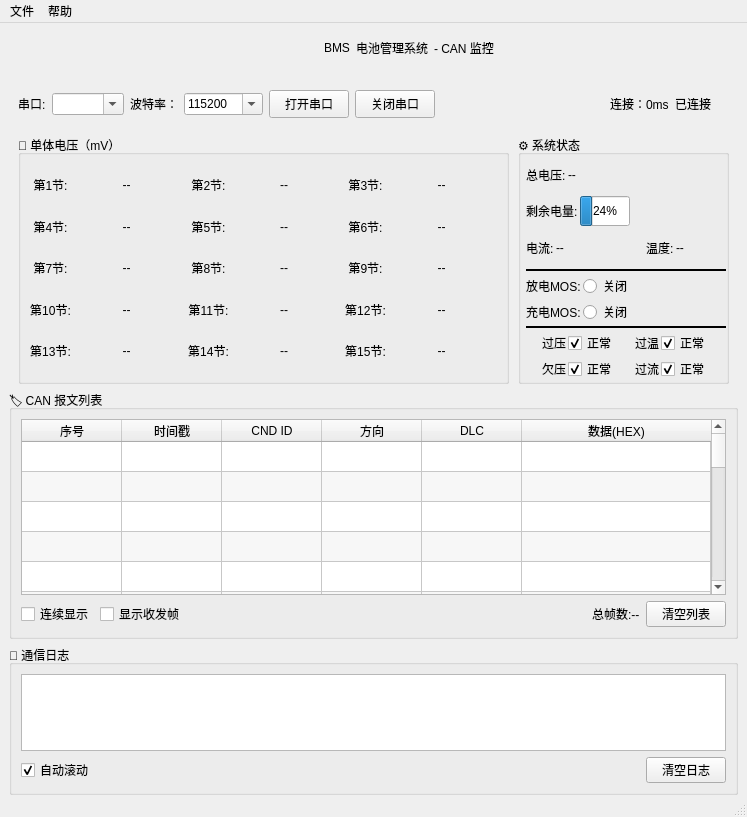
<?xml version="1.0" encoding="UTF-8"?>
<ui version="4.0">
 <class>MainWindow</class>
 <widget class="QMainWindow" name="MainWindow">
  <property name="geometry">
   <rect>
    <x>0</x>
    <y>0</y>
    <width>747</width>
    <height>817</height>
   </rect>
  </property>
  <property name="minimumSize">
   <size>
    <width>20</width>
    <height>61</height>
   </size>
  </property>
  <property name="windowTitle">
   <string>MainWindow</string>
  </property>
  <widget class="QWidget" name="centralwidget">
   <layout class="QVBoxLayout" name="verticalLayout_8" stretch="1,1,5,5,3">
    <property name="spacing">
     <number>6</number>
    </property>
    <property name="topMargin">
     <number>0</number>
    </property>
    <property name="bottomMargin">
     <number>0</number>
    </property>
    <item>
     <widget class="QWidget" name="widget_tile" native="true">
      <layout class="QHBoxLayout" name="horizontalLayout_3">
       <item>
        <spacer name="horizontalSpacer">
         <property name="orientation">
          <enum>Qt::Horizontal</enum>
         </property>
         <property name="sizeHint" stdset="0">
          <size>
           <width>40</width>
           <height>20</height>
          </size>
         </property>
        </spacer>
       </item>
       <item>
        <layout class="QHBoxLayout" name="horizontalLayout_2" stretch="0,0,0,0">
         <item>
          <widget class="QLabel" name="label_dianchi">
           <property name="minimumSize">
            <size>
             <width>64</width>
             <height>0</height>
            </size>
           </property>
           <property name="text">
            <string/>
           </property>
          </widget>
         </item>
         <item>
          <widget class="QLabel" name="label_3">
           <property name="styleSheet">
            <string notr="true"/>
           </property>
           <property name="text">
            <string>BMS</string>
           </property>
          </widget>
         </item>
         <item>
          <widget class="QLabel" name="label_2">
           <property name="styleSheet">
            <string notr="true"/>
           </property>
           <property name="text">
            <string>电池管理系统</string>
           </property>
          </widget>
         </item>
         <item>
          <widget class="QLabel" name="label">
           <property name="text">
            <string>- CAN 监控</string>
           </property>
          </widget>
         </item>
        </layout>
       </item>
       <item>
        <spacer name="horizontalSpacer_2">
         <property name="orientation">
          <enum>Qt::Horizontal</enum>
         </property>
         <property name="sizeHint" stdset="0">
          <size>
           <width>40</width>
           <height>20</height>
          </size>
         </property>
        </spacer>
       </item>
      </layout>
     </widget>
    </item>
    <item>
     <widget class="QWidget" name="widget_port" native="true">
      <layout class="QHBoxLayout" name="horizontalLayout_4">
       <item>
        <widget class="QLabel" name="label_port">
         <property name="font">
          <font>
           <pointsize>9</pointsize>
          </font>
         </property>
         <property name="text">
          <string>串口:</string>
         </property>
        </widget>
       </item>
       <item>
        <widget class="QComboBox" name="comboBox_port">
         <property name="minimumSize">
          <size>
           <width>0</width>
           <height>0</height>
          </size>
         </property>
         <property name="editable">
          <bool>true</bool>
         </property>
        </widget>
       </item>
       <item>
        <widget class="QLabel" name="label_baud">
         <property name="font">
          <font>
           <pointsize>9</pointsize>
          </font>
         </property>
         <property name="text">
          <string>波特率：</string>
         </property>
        </widget>
       </item>
       <item>
        <widget class="QComboBox" name="comboBox_baud">
         <property name="editable">
          <bool>true</bool>
         </property>
         <property name="currentText">
          <string>115200</string>
         </property>
         <property name="currentIndex">
          <number>4</number>
         </property>
         <item>
          <property name="text">
           <string>9600</string>
          </property>
         </item>
         <item>
          <property name="text">
           <string>19200</string>
          </property>
         </item>
         <item>
          <property name="text">
           <string>38400</string>
          </property>
         </item>
         <item>
          <property name="text">
           <string>57600</string>
          </property>
         </item>
         <item>
          <property name="text">
           <string>115200</string>
          </property>
         </item>
         <item>
          <property name="text">
           <string>250000</string>
          </property>
         </item>
         <item>
          <property name="text">
           <string>500000</string>
          </property>
         </item>
         <item>
          <property name="text">
           <string>1000000</string>
          </property>
         </item>
        </widget>
       </item>
       <item>
        <widget class="QPushButton" name="btn_open">
         <property name="minimumSize">
          <size>
           <width>80</width>
           <height>28</height>
          </size>
         </property>
         <property name="text">
          <string>打开串口</string>
         </property>
        </widget>
       </item>
       <item>
        <widget class="QPushButton" name="btn_close">
         <property name="minimumSize">
          <size>
           <width>80</width>
           <height>28</height>
          </size>
         </property>
         <property name="text">
          <string>关闭串口</string>
         </property>
        </widget>
       </item>
       <item>
        <spacer name="horizontalSpacer_3">
         <property name="orientation">
          <enum>Qt::Horizontal</enum>
         </property>
         <property name="sizeHint" stdset="0">
          <size>
           <width>40</width>
           <height>20</height>
          </size>
         </property>
        </spacer>
       </item>
       <item>
        <widget class="QLabel" name="label_ms">
         <property name="text">
          <string>连接：0ms</string>
         </property>
        </widget>
       </item>
       <item>
        <widget class="QLabel" name="label_link_status">
         <property name="text">
          <string>已连接</string>
         </property>
        </widget>
       </item>
       <item>
        <widget class="QLabel" name="label_link_dot">
         <property name="minimumSize">
          <size>
           <width>12</width>
           <height>12</height>
          </size>
         </property>
         <property name="text">
          <string/>
         </property>
        </widget>
       </item>
      </layout>
     </widget>
    </item>
    <item>
     <widget class="QWidget" name="widget_dianchi" native="true">
      <property name="styleSheet">
       <string notr="true"/>
      </property>
      <layout class="QHBoxLayout" name="horizontalLayout" stretch="7,3">
       <property name="spacing">
        <number>9</number>
       </property>
       <property name="leftMargin">
        <number>9</number>
       </property>
       <property name="topMargin">
        <number>0</number>
       </property>
       <property name="rightMargin">
        <number>9</number>
       </property>
       <property name="bottomMargin">
        <number>0</number>
       </property>
       <item>
        <widget class="QGroupBox" name="group_votlage">
         <property name="title">
          <string>🔋 单体电压（mV）</string>
         </property>
         <layout class="QHBoxLayout" name="horizontalLayout_9">
          <item>
           <layout class="QHBoxLayout" name="horizontalLayout_6" stretch="1,3">
            <property name="spacing">
             <number>0</number>
            </property>
            <item>
             <layout class="QVBoxLayout" name="verticalLayout_11">
              <property name="spacing">
               <number>0</number>
              </property>
              <item>
               <widget class="QLabel" name="label_32">
                <property name="text">
                 <string>第1节:</string>
                </property>
                <property name="alignment">
                 <set>Qt::AlignCenter</set>
                </property>
               </widget>
              </item>
              <item>
               <widget class="QLabel" name="label_33">
                <property name="text">
                 <string>第4节:</string>
                </property>
                <property name="alignment">
                 <set>Qt::AlignCenter</set>
                </property>
               </widget>
              </item>
              <item>
               <widget class="QLabel" name="label_34">
                <property name="text">
                 <string>第7节:</string>
                </property>
                <property name="alignment">
                 <set>Qt::AlignCenter</set>
                </property>
               </widget>
              </item>
              <item>
               <widget class="QLabel" name="label_35">
                <property name="text">
                 <string>第10节:</string>
                </property>
                <property name="alignment">
                 <set>Qt::AlignCenter</set>
                </property>
               </widget>
              </item>
              <item>
               <widget class="QLabel" name="label_36">
                <property name="text">
                 <string>第13节:</string>
                </property>
                <property name="alignment">
                 <set>Qt::AlignCenter</set>
                </property>
               </widget>
              </item>
             </layout>
            </item>
            <item>
             <layout class="QVBoxLayout" name="verticalLayout">
              <item>
               <widget class="QLabel" name="cell_1">
                <property name="minimumSize">
                 <size>
                  <width>0</width>
                  <height>0</height>
                 </size>
                </property>
                <property name="text">
                 <string>--</string>
                </property>
                <property name="alignment">
                 <set>Qt::AlignCenter</set>
                </property>
               </widget>
              </item>
              <item>
               <widget class="QLabel" name="cell_4">
                <property name="minimumSize">
                 <size>
                  <width>0</width>
                  <height>0</height>
                 </size>
                </property>
                <property name="text">
                 <string>--</string>
                </property>
                <property name="alignment">
                 <set>Qt::AlignCenter</set>
                </property>
               </widget>
              </item>
              <item>
               <widget class="QLabel" name="cell_7">
                <property name="minimumSize">
                 <size>
                  <width>0</width>
                  <height>0</height>
                 </size>
                </property>
                <property name="text">
                 <string>--</string>
                </property>
                <property name="alignment">
                 <set>Qt::AlignCenter</set>
                </property>
               </widget>
              </item>
              <item>
               <widget class="QLabel" name="cell_10">
                <property name="minimumSize">
                 <size>
                  <width>0</width>
                  <height>0</height>
                 </size>
                </property>
                <property name="text">
                 <string>--</string>
                </property>
                <property name="alignment">
                 <set>Qt::AlignCenter</set>
                </property>
               </widget>
              </item>
              <item>
               <widget class="QLabel" name="cell_13">
                <property name="minimumSize">
                 <size>
                  <width>0</width>
                  <height>0</height>
                 </size>
                </property>
                <property name="text">
                 <string>--</string>
                </property>
                <property name="alignment">
                 <set>Qt::AlignCenter</set>
                </property>
               </widget>
              </item>
             </layout>
            </item>
           </layout>
          </item>
          <item>
           <layout class="QHBoxLayout" name="horizontalLayout_7" stretch="1,3">
            <property name="spacing">
             <number>0</number>
            </property>
            <item>
             <layout class="QVBoxLayout" name="verticalLayout_5">
              <property name="spacing">
               <number>0</number>
              </property>
              <item>
               <widget class="QLabel" name="label_9">
                <property name="text">
                 <string>第2节:</string>
                </property>
                <property name="alignment">
                 <set>Qt::AlignCenter</set>
                </property>
               </widget>
              </item>
              <item>
               <widget class="QLabel" name="label_10">
                <property name="text">
                 <string>第5节:</string>
                </property>
                <property name="alignment">
                 <set>Qt::AlignCenter</set>
                </property>
               </widget>
              </item>
              <item>
               <widget class="QLabel" name="label_11">
                <property name="text">
                 <string>第8节:</string>
                </property>
                <property name="alignment">
                 <set>Qt::AlignCenter</set>
                </property>
               </widget>
              </item>
              <item>
               <widget class="QLabel" name="label_12">
                <property name="text">
                 <string>第11节:</string>
                </property>
                <property name="alignment">
                 <set>Qt::AlignCenter</set>
                </property>
               </widget>
              </item>
              <item>
               <widget class="QLabel" name="label_13">
                <property name="text">
                 <string>第14节:</string>
                </property>
                <property name="alignment">
                 <set>Qt::AlignCenter</set>
                </property>
               </widget>
              </item>
             </layout>
            </item>
            <item>
             <layout class="QVBoxLayout" name="verticalLayout_2">
              <property name="spacing">
               <number>0</number>
              </property>
              <item>
               <widget class="QLabel" name="cell_2">
                <property name="minimumSize">
                 <size>
                  <width>0</width>
                  <height>0</height>
                 </size>
                </property>
                <property name="text">
                 <string>--</string>
                </property>
                <property name="alignment">
                 <set>Qt::AlignCenter</set>
                </property>
               </widget>
              </item>
              <item>
               <widget class="QLabel" name="cell_5">
                <property name="minimumSize">
                 <size>
                  <width>0</width>
                  <height>0</height>
                 </size>
                </property>
                <property name="text">
                 <string>--</string>
                </property>
                <property name="alignment">
                 <set>Qt::AlignCenter</set>
                </property>
               </widget>
              </item>
              <item>
               <widget class="QLabel" name="cell_8">
                <property name="minimumSize">
                 <size>
                  <width>0</width>
                  <height>0</height>
                 </size>
                </property>
                <property name="text">
                 <string>--</string>
                </property>
                <property name="alignment">
                 <set>Qt::AlignCenter</set>
                </property>
               </widget>
              </item>
              <item>
               <widget class="QLabel" name="cell_11">
                <property name="minimumSize">
                 <size>
                  <width>0</width>
                  <height>0</height>
                 </size>
                </property>
                <property name="text">
                 <string>--</string>
                </property>
                <property name="alignment">
                 <set>Qt::AlignCenter</set>
                </property>
               </widget>
              </item>
              <item>
               <widget class="QLabel" name="cell_14">
                <property name="minimumSize">
                 <size>
                  <width>0</width>
                  <height>0</height>
                 </size>
                </property>
                <property name="text">
                 <string>--</string>
                </property>
                <property name="alignment">
                 <set>Qt::AlignCenter</set>
                </property>
               </widget>
              </item>
             </layout>
            </item>
           </layout>
          </item>
          <item>
           <layout class="QHBoxLayout" name="horizontalLayout_8" stretch="1,3">
            <property name="spacing">
             <number>0</number>
            </property>
            <item>
             <layout class="QVBoxLayout" name="verticalLayout_6">
              <property name="spacing">
               <number>0</number>
              </property>
              <item>
               <widget class="QLabel" name="label_14">
                <property name="text">
                 <string>第3节:</string>
                </property>
                <property name="alignment">
                 <set>Qt::AlignCenter</set>
                </property>
               </widget>
              </item>
              <item>
               <widget class="QLabel" name="label_15">
                <property name="text">
                 <string>第6节:</string>
                </property>
                <property name="alignment">
                 <set>Qt::AlignCenter</set>
                </property>
               </widget>
              </item>
              <item>
               <widget class="QLabel" name="label_16">
                <property name="text">
                 <string>第9节:</string>
                </property>
                <property name="alignment">
                 <set>Qt::AlignCenter</set>
                </property>
               </widget>
              </item>
              <item>
               <widget class="QLabel" name="label_17">
                <property name="text">
                 <string>第12节:</string>
                </property>
                <property name="alignment">
                 <set>Qt::AlignCenter</set>
                </property>
               </widget>
              </item>
              <item>
               <widget class="QLabel" name="label_18">
                <property name="text">
                 <string>第15节:</string>
                </property>
                <property name="alignment">
                 <set>Qt::AlignCenter</set>
                </property>
               </widget>
              </item>
             </layout>
            </item>
            <item>
             <layout class="QVBoxLayout" name="verticalLayout_3">
              <property name="spacing">
               <number>0</number>
              </property>
              <item>
               <widget class="QLabel" name="cell_3">
                <property name="minimumSize">
                 <size>
                  <width>0</width>
                  <height>0</height>
                 </size>
                </property>
                <property name="text">
                 <string>--</string>
                </property>
                <property name="alignment">
                 <set>Qt::AlignCenter</set>
                </property>
               </widget>
              </item>
              <item>
               <widget class="QLabel" name="cell_6">
                <property name="minimumSize">
                 <size>
                  <width>0</width>
                  <height>0</height>
                 </size>
                </property>
                <property name="text">
                 <string>--</string>
                </property>
                <property name="alignment">
                 <set>Qt::AlignCenter</set>
                </property>
               </widget>
              </item>
              <item>
               <widget class="QLabel" name="cell_9">
                <property name="minimumSize">
                 <size>
                  <width>0</width>
                  <height>0</height>
                 </size>
                </property>
                <property name="text">
                 <string>--</string>
                </property>
                <property name="alignment">
                 <set>Qt::AlignCenter</set>
                </property>
               </widget>
              </item>
              <item>
               <widget class="QLabel" name="cell_12">
                <property name="minimumSize">
                 <size>
                  <width>0</width>
                  <height>0</height>
                 </size>
                </property>
                <property name="text">
                 <string>--</string>
                </property>
                <property name="alignment">
                 <set>Qt::AlignCenter</set>
                </property>
               </widget>
              </item>
              <item>
               <widget class="QLabel" name="cell_15">
                <property name="minimumSize">
                 <size>
                  <width>0</width>
                  <height>0</height>
                 </size>
                </property>
                <property name="text">
                 <string>--</string>
                </property>
                <property name="alignment">
                 <set>Qt::AlignCenter</set>
                </property>
               </widget>
              </item>
             </layout>
            </item>
           </layout>
          </item>
         </layout>
        </widget>
       </item>
       <item>
        <widget class="QGroupBox" name="group_status">
         <property name="title">
          <string>⚙️ 系统状态</string>
         </property>
         <layout class="QVBoxLayout" name="verticalLayout_7">
          <property name="spacing">
           <number>2</number>
          </property>
          <property name="leftMargin">
           <number>5</number>
          </property>
          <property name="topMargin">
           <number>0</number>
          </property>
          <property name="rightMargin">
           <number>0</number>
          </property>
          <property name="bottomMargin">
           <number>0</number>
          </property>
          <item>
           <layout class="QHBoxLayout" name="horizontalLayout_10">
            <property name="spacing">
             <number>2</number>
            </property>
            <item>
             <widget class="QLabel" name="label_19">
              <property name="text">
               <string>总电压:</string>
              </property>
             </widget>
            </item>
            <item>
             <widget class="QLabel" name="label_31">
              <property name="text">
               <string>--</string>
              </property>
             </widget>
            </item>
            <item>
             <spacer name="horizontalSpacer_17">
              <property name="orientation">
               <enum>Qt::Horizontal</enum>
              </property>
              <property name="sizeHint" stdset="0">
               <size>
                <width>40</width>
                <height>20</height>
               </size>
              </property>
             </spacer>
            </item>
           </layout>
          </item>
          <item>
           <layout class="QHBoxLayout" name="horizontalLayout_11">
            <property name="spacing">
             <number>2</number>
            </property>
            <item>
             <widget class="QLabel" name="label_20">
              <property name="text">
               <string>剩余电量:</string>
              </property>
             </widget>
            </item>
            <item>
             <widget class="QProgressBar" name="progress_soc">
              <property name="minimumSize">
               <size>
                <width>0</width>
                <height>30</height>
               </size>
              </property>
              <property name="maximumSize">
               <size>
                <width>50</width>
                <height>16777215</height>
               </size>
              </property>
              <property name="value">
               <number>24</number>
              </property>
             </widget>
            </item>
            <item>
             <spacer name="horizontalSpacer_16">
              <property name="orientation">
               <enum>Qt::Horizontal</enum>
              </property>
              <property name="sizeHint" stdset="0">
               <size>
                <width>40</width>
                <height>20</height>
               </size>
              </property>
             </spacer>
            </item>
           </layout>
          </item>
          <item>
           <layout class="QHBoxLayout" name="horizontalLayout_12">
            <property name="spacing">
             <number>2</number>
            </property>
            <item>
             <widget class="QLabel" name="label_21">
              <property name="text">
               <string>电流:</string>
              </property>
             </widget>
            </item>
            <item>
             <widget class="QLabel" name="label_22">
              <property name="text">
               <string>--</string>
              </property>
             </widget>
            </item>
            <item>
             <spacer name="horizontalSpacer_15">
              <property name="orientation">
               <enum>Qt::Horizontal</enum>
              </property>
              <property name="sizeHint" stdset="0">
               <size>
                <width>40</width>
                <height>20</height>
               </size>
              </property>
             </spacer>
            </item>
            <item>
             <layout class="QHBoxLayout" name="horizontalLayout_13">
              <property name="spacing">
               <number>2</number>
              </property>
              <item>
               <widget class="QLabel" name="label_23">
                <property name="text">
                 <string>温度:</string>
                </property>
               </widget>
              </item>
              <item>
               <widget class="QLabel" name="label_24">
                <property name="text">
                 <string>--</string>
                </property>
               </widget>
              </item>
              <item>
               <spacer name="horizontalSpacer_4">
                <property name="orientation">
                 <enum>Qt::Horizontal</enum>
                </property>
                <property name="sizeHint" stdset="0">
                 <size>
                  <width>40</width>
                  <height>20</height>
                 </size>
                </property>
               </spacer>
              </item>
             </layout>
            </item>
           </layout>
          </item>
          <item>
           <widget class="Line" name="line">
            <property name="font">
             <font>
              <pointsize>15</pointsize>
              <weight>50</weight>
              <bold>false</bold>
             </font>
            </property>
            <property name="frameShadow">
             <enum>QFrame::Plain</enum>
            </property>
            <property name="lineWidth">
             <number>2</number>
            </property>
            <property name="orientation">
             <enum>Qt::Horizontal</enum>
            </property>
           </widget>
          </item>
          <item>
           <layout class="QHBoxLayout" name="horizontalLayout_14">
            <property name="spacing">
             <number>2</number>
            </property>
            <item>
             <widget class="QLabel" name="label_25">
              <property name="text">
               <string>放电MOS:</string>
              </property>
             </widget>
            </item>
            <item>
             <widget class="QRadioButton" name="radioButton">
              <property name="enabled">
               <bool>true</bool>
              </property>
              <property name="text">
               <string>关闭</string>
              </property>
              <property name="autoExclusive">
               <bool>false</bool>
              </property>
             </widget>
            </item>
            <item>
             <spacer name="horizontalSpacer_8">
              <property name="orientation">
               <enum>Qt::Horizontal</enum>
              </property>
              <property name="sizeHint" stdset="0">
               <size>
                <width>40</width>
                <height>20</height>
               </size>
              </property>
             </spacer>
            </item>
           </layout>
          </item>
          <item>
           <layout class="QHBoxLayout" name="horizontalLayout_15">
            <property name="spacing">
             <number>2</number>
            </property>
            <item>
             <widget class="QLabel" name="label_26">
              <property name="text">
               <string>充电MOS:</string>
              </property>
             </widget>
            </item>
            <item>
             <widget class="QRadioButton" name="radioButton_2">
              <property name="enabled">
               <bool>true</bool>
              </property>
              <property name="text">
               <string>关闭</string>
              </property>
              <property name="autoExclusive">
               <bool>false</bool>
              </property>
             </widget>
            </item>
            <item>
             <spacer name="horizontalSpacer_9">
              <property name="orientation">
               <enum>Qt::Horizontal</enum>
              </property>
              <property name="sizeHint" stdset="0">
               <size>
                <width>40</width>
                <height>20</height>
               </size>
              </property>
             </spacer>
            </item>
           </layout>
          </item>
          <item>
           <widget class="Line" name="line_2">
            <property name="font">
             <font>
              <pointsize>15</pointsize>
              <weight>50</weight>
              <bold>false</bold>
             </font>
            </property>
            <property name="frameShadow">
             <enum>QFrame::Plain</enum>
            </property>
            <property name="lineWidth">
             <number>2</number>
            </property>
            <property name="orientation">
             <enum>Qt::Horizontal</enum>
            </property>
           </widget>
          </item>
          <item>
           <layout class="QHBoxLayout" name="horizontalLayout_16">
            <property name="spacing">
             <number>2</number>
            </property>
            <item>
             <spacer name="horizontalSpacer_5">
              <property name="orientation">
               <enum>Qt::Horizontal</enum>
              </property>
              <property name="sizeHint" stdset="0">
               <size>
                <width>40</width>
                <height>20</height>
               </size>
              </property>
             </spacer>
            </item>
            <item>
             <widget class="QLabel" name="label_27">
              <property name="text">
               <string>过压</string>
              </property>
             </widget>
            </item>
            <item>
             <widget class="QCheckBox" name="checkBox">
              <property name="text">
               <string>正常</string>
              </property>
              <property name="checked">
               <bool>true</bool>
              </property>
             </widget>
            </item>
            <item>
             <spacer name="horizontalSpacer_10">
              <property name="orientation">
               <enum>Qt::Horizontal</enum>
              </property>
              <property name="sizeHint" stdset="0">
               <size>
                <width>40</width>
                <height>20</height>
               </size>
              </property>
             </spacer>
            </item>
            <item>
             <layout class="QHBoxLayout" name="horizontalLayout_19">
              <property name="spacing">
               <number>2</number>
              </property>
              <item>
               <widget class="QLabel" name="label_30">
                <property name="text">
                 <string>过温</string>
                </property>
               </widget>
              </item>
              <item>
               <widget class="QCheckBox" name="checkBox_4">
                <property name="text">
                 <string>正常</string>
                </property>
                <property name="checked">
                 <bool>true</bool>
                </property>
               </widget>
              </item>
             </layout>
            </item>
            <item>
             <spacer name="horizontalSpacer_6">
              <property name="orientation">
               <enum>Qt::Horizontal</enum>
              </property>
              <property name="sizeHint" stdset="0">
               <size>
                <width>40</width>
                <height>20</height>
               </size>
              </property>
             </spacer>
            </item>
           </layout>
          </item>
          <item>
           <layout class="QHBoxLayout" name="horizontalLayout_17">
            <property name="spacing">
             <number>2</number>
            </property>
            <item>
             <spacer name="horizontalSpacer_7">
              <property name="orientation">
               <enum>Qt::Horizontal</enum>
              </property>
              <property name="sizeHint" stdset="0">
               <size>
                <width>40</width>
                <height>20</height>
               </size>
              </property>
             </spacer>
            </item>
            <item>
             <widget class="QLabel" name="label_28">
              <property name="text">
               <string>欠压</string>
              </property>
             </widget>
            </item>
            <item>
             <widget class="QCheckBox" name="checkBox_2">
              <property name="text">
               <string>正常</string>
              </property>
              <property name="checked">
               <bool>true</bool>
              </property>
             </widget>
            </item>
            <item>
             <spacer name="horizontalSpacer_11">
              <property name="orientation">
               <enum>Qt::Horizontal</enum>
              </property>
              <property name="sizeHint" stdset="0">
               <size>
                <width>40</width>
                <height>20</height>
               </size>
              </property>
             </spacer>
            </item>
            <item>
             <layout class="QHBoxLayout" name="horizontalLayout_18">
              <property name="spacing">
               <number>2</number>
              </property>
              <item>
               <widget class="QLabel" name="label_29">
                <property name="text">
                 <string>过流</string>
                </property>
               </widget>
              </item>
              <item>
               <widget class="QCheckBox" name="checkBox_3">
                <property name="text">
                 <string>正常</string>
                </property>
                <property name="checked">
                 <bool>true</bool>
                </property>
               </widget>
              </item>
             </layout>
            </item>
            <item>
             <spacer name="horizontalSpacer_12">
              <property name="orientation">
               <enum>Qt::Horizontal</enum>
              </property>
              <property name="sizeHint" stdset="0">
               <size>
                <width>40</width>
                <height>20</height>
               </size>
              </property>
             </spacer>
            </item>
           </layout>
          </item>
         </layout>
        </widget>
       </item>
      </layout>
     </widget>
    </item>
    <item>
     <widget class="QGroupBox" name="group_can">
      <property name="minimumSize">
       <size>
        <width>0</width>
        <height>100</height>
       </size>
      </property>
      <property name="title">
       <string>🏷 CAN 报文列表</string>
      </property>
      <layout class="QVBoxLayout" name="verticalLayout_9" stretch="0,1">
       <item>
        <widget class="QTableWidget" name="table_can">
         <property name="minimumSize">
          <size>
           <width>0</width>
           <height>30</height>
          </size>
         </property>
         <property name="lineWidth">
          <number>2</number>
         </property>
         <property name="editTriggers">
          <set>QAbstractItemView::NoEditTriggers</set>
         </property>
         <property name="alternatingRowColors">
          <bool>true</bool>
         </property>
         <property name="selectionBehavior">
          <enum>QAbstractItemView::SelectRows</enum>
         </property>
         <property name="rowCount">
          <number>22</number>
         </property>
         <attribute name="horizontalHeaderStretchLastSection">
          <bool>true</bool>
         </attribute>
         <attribute name="verticalHeaderVisible">
          <bool>false</bool>
         </attribute>
         <row/>
         <row/>
         <row/>
         <row/>
         <row/>
         <row/>
         <row/>
         <row/>
         <row/>
         <row/>
         <row/>
         <row/>
         <row/>
         <row/>
         <row/>
         <row/>
         <row/>
         <row/>
         <row/>
         <row/>
         <row/>
         <row/>
         <column>
          <property name="text">
           <string>序号</string>
          </property>
         </column>
         <column>
          <property name="text">
           <string>时间戳</string>
          </property>
         </column>
         <column>
          <property name="text">
           <string>CND ID</string>
          </property>
         </column>
         <column>
          <property name="text">
           <string>方向</string>
          </property>
         </column>
         <column>
          <property name="text">
           <string>DLC</string>
          </property>
         </column>
         <column>
          <property name="text">
           <string>数据(HEX)</string>
          </property>
         </column>
        </widget>
       </item>
       <item>
        <layout class="QHBoxLayout" name="horizontalLayout_5">
         <item>
          <widget class="QCheckBox" name="chk_continue">
           <property name="text">
            <string>连续显示</string>
           </property>
          </widget>
         </item>
         <item>
          <widget class="QCheckBox" name="chk_show_frame_2">
           <property name="text">
            <string>显示收发帧</string>
           </property>
          </widget>
         </item>
         <item>
          <spacer name="horizontalSpacer_18">
           <property name="orientation">
            <enum>Qt::Horizontal</enum>
           </property>
           <property name="sizeHint" stdset="0">
            <size>
             <width>40</width>
             <height>20</height>
            </size>
           </property>
          </spacer>
         </item>
         <item>
          <widget class="QLabel" name="label_frame_count">
           <property name="text">
            <string>总帧数:--</string>
           </property>
          </widget>
         </item>
         <item>
          <widget class="QPushButton" name="btn_clear_can">
           <property name="text">
            <string>清空列表</string>
           </property>
          </widget>
         </item>
        </layout>
       </item>
      </layout>
     </widget>
    </item>
    <item>
     <widget class="QGroupBox" name="group_log">
      <property name="title">
       <string>📖 通信日志</string>
      </property>
      <layout class="QVBoxLayout" name="verticalLayout_10">
       <item>
        <widget class="QPlainTextEdit" name="text_log">
         <property name="font">
          <font>
           <family>Consolas</family>
           <pointsize>10</pointsize>
          </font>
         </property>
         <property name="frameShadow">
          <enum>QFrame::Sunken</enum>
         </property>
         <property name="readOnly">
          <bool>true</bool>
         </property>
         <property name="textInteractionFlags">
          <set>Qt::NoTextInteraction</set>
         </property>
         <property name="backgroundVisible">
          <bool>false</bool>
         </property>
         <property name="centerOnScroll">
          <bool>true</bool>
         </property>
        </widget>
       </item>
       <item>
        <layout class="QHBoxLayout" name="horizontalLayout_20">
         <item>
          <widget class="QCheckBox" name="check_auto_scroll">
           <property name="text">
            <string>自动滚动</string>
           </property>
           <property name="checkable">
            <bool>true</bool>
           </property>
           <property name="checked">
            <bool>true</bool>
           </property>
          </widget>
         </item>
         <item>
          <spacer name="horizontalSpacer_19">
           <property name="orientation">
            <enum>Qt::Horizontal</enum>
           </property>
           <property name="sizeHint" stdset="0">
            <size>
             <width>40</width>
             <height>20</height>
            </size>
           </property>
          </spacer>
         </item>
         <item>
          <widget class="QPushButton" name="btn_clear_log">
           <property name="text">
            <string>清空日志</string>
           </property>
          </widget>
         </item>
        </layout>
       </item>
      </layout>
     </widget>
    </item>
   </layout>
  </widget>
  <widget class="QMenuBar" name="menubar">
   <property name="geometry">
    <rect>
     <x>0</x>
     <y>0</y>
     <width>747</width>
     <height>21</height>
    </rect>
   </property>
   <widget class="QMenu" name="menu">
    <property name="title">
     <string>文件</string>
    </property>
   </widget>
   <widget class="QMenu" name="menu_2">
    <property name="title">
     <string>帮助</string>
    </property>
    <addaction name="actionliuwenhuissd_outlook_com"/>
   </widget>
   <addaction name="menu"/>
   <addaction name="menu_2"/>
  </widget>
  <widget class="QStatusBar" name="statusbar"/>
  <action name="actionliuwenhuissd_outlook_com">
   <property name="text">
    <string>liuwenhuissd@outlook.com</string>
   </property>
  </action>
 </widget>
 <resources/>
 <connections/>
</ui>
